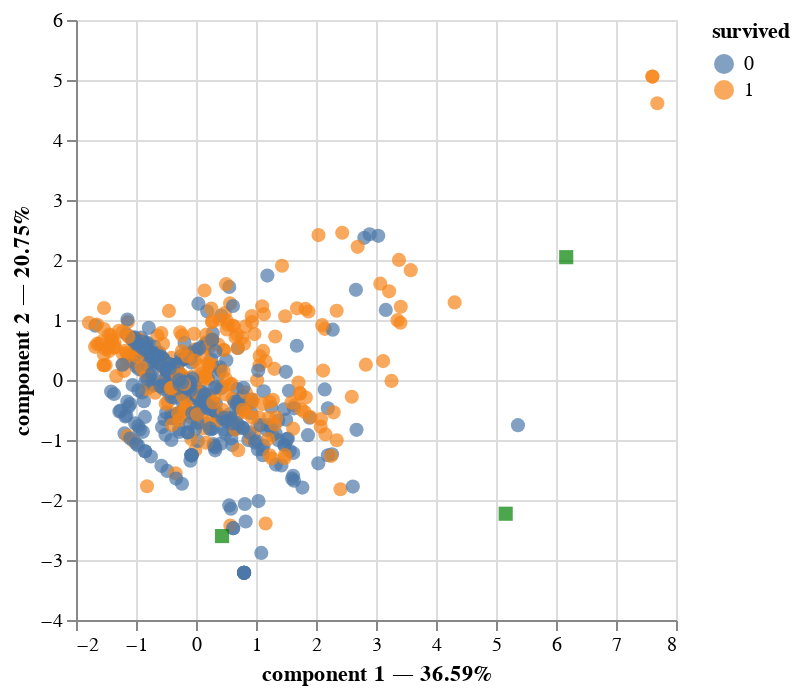

This figure's notebook cell:
### Code cell
pca.plot(titanic_quanti,
         x_component=1,
         y_component=2,
         color_rows_by='survived',
         show_row_markers=True,
         show_column_markers=True
)

### Figure 1 — Vega-Lite specification as saved in the notebook (floating-point values rounded to 4 significant figures; data arrays with more than 128 entries replaced by an {"elided": "..."} marker saying what was removed)
{"config": {"view": {"continuousWidth": 300, "continuousHeight": 300}}, "layer": [{"data": {"name": "data-109a65e56c2d3a457e90e5b845042e48"}, "mark": {"type": "circle", "size": 50}, "encoding": {"color": {"field": "survived", "type": "nominal"}, "tooltip": [{"field": "survived", "type": "nominal"}, {"field": "component 1", "type": "quantitative"}, {"field": "component 2", "type": "quantitative"}], "x": {"axis": {"title": "component 1 — 36.59%"}, "field": "component 1", "scale": {"zero": false}, "type": "quantitative"}, "y": {"axis": {"title": "component 2 — 20.75%"}, "field": "component 2", "scale": {"zero": false}, "type": "quantitative"}}, "name": "view_6"}, {"data": {"name": "data-1546d797a613ed81b7c1b6d9936b0206"}, "mark": {"type": "square", "color": "green", "size": 50}, "encoding": {"tooltip": [{"field": "variable", "type": "nominal"}], "x": {"field": "component 1", "scale": {"zero": false}, "type": "quantitative"}, "y": {"field": "component 2", "scale": {"zero": false}, "type": "quantitative"}}}], "params": [{"name": "param_10", "select": {"type": "interval", "encodings": ["x", "y"]}, "bind": "scales", "views": ["view_6"]}], "$schema": "https://vega.github.io/schema/vega-lite/v5.17.0.json", "datasets": {"data-109a65e56c2d3a457e90e5b845042e48": {"elided": "876 records"}, "data-1546d797a613ed81b7c1b6d9936b0206": [{"variable": "age", "component 0": -2.726, "component 1": 5.161, "component 2": -2.229, "label": "age"}, {"variable": "fare", "component 0": 2.005, "component 1": 6.17, "component 2": 2.047, "label": "fare"}, {"variable": "family_size", "component 0": 3.914, "component 1": 0.4336, "component 2": -2.601, "label": "family_size"}]}}
